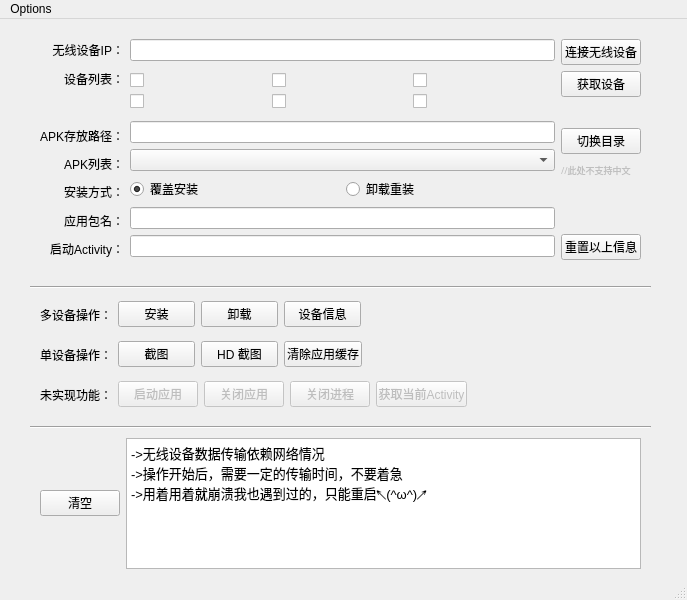
<?xml version="1.0" encoding="UTF-8"?>
<ui version="4.0">
 <class>ANTool</class>
 <widget class="QMainWindow" name="ANTool">
  <property name="geometry">
   <rect>
    <x>0</x>
    <y>0</y>
    <width>687</width>
    <height>600</height>
   </rect>
  </property>
  <property name="windowTitle">
   <string>ANTool</string>
  </property>
  <property name="windowIcon">
   <iconset>
    <normaloff>../../../../../../../../Desktop/logo.ico</normaloff>../../../../../../../../Desktop/logo.ico</iconset>
  </property>
  <widget class="QWidget" name="centralwidget">
   <widget class="QWidget" name="horizontalLayoutWidget">
    <property name="geometry">
     <rect>
      <x>40</x>
      <y>20</y>
      <width>601</width>
      <height>221</height>
     </rect>
    </property>
    <layout class="QHBoxLayout" name="horizontalLayout">
     <item>
      <layout class="QVBoxLayout" name="verticalLayout">
       <item>
        <widget class="QLabel" name="label">
         <property name="layoutDirection">
          <enum>Qt::RightToLeft</enum>
         </property>
         <property name="lineWidth">
          <number>-1</number>
         </property>
         <property name="text">
          <string>无线设备IP：</string>
         </property>
         <property name="alignment">
          <set>Qt::AlignRight|Qt::AlignTrailing|Qt::AlignVCenter</set>
         </property>
        </widget>
       </item>
       <item>
        <widget class="QLabel" name="label_2">
         <property name="layoutDirection">
          <enum>Qt::RightToLeft</enum>
         </property>
         <property name="lineWidth">
          <number>-1</number>
         </property>
         <property name="text">
          <string>设备列表：</string>
         </property>
         <property name="alignment">
          <set>Qt::AlignRight|Qt::AlignTrailing|Qt::AlignVCenter</set>
         </property>
        </widget>
       </item>
       <item>
        <widget class="QLabel" name="label_3">
         <property name="layoutDirection">
          <enum>Qt::RightToLeft</enum>
         </property>
         <property name="lineWidth">
          <number>-1</number>
         </property>
         <property name="text">
          <string/>
         </property>
         <property name="alignment">
          <set>Qt::AlignRight|Qt::AlignTrailing|Qt::AlignVCenter</set>
         </property>
        </widget>
       </item>
       <item>
        <widget class="QLabel" name="label_10">
         <property name="enabled">
          <bool>true</bool>
         </property>
         <property name="minimumSize">
          <size>
           <width>0</width>
           <height>22</height>
          </size>
         </property>
         <property name="layoutDirection">
          <enum>Qt::RightToLeft</enum>
         </property>
         <property name="lineWidth">
          <number>-1</number>
         </property>
         <property name="text">
          <string>APK存放路径：</string>
         </property>
         <property name="alignment">
          <set>Qt::AlignRight|Qt::AlignTrailing|Qt::AlignVCenter</set>
         </property>
         <property name="margin">
          <number>0</number>
         </property>
         <property name="indent">
          <number>-1</number>
         </property>
        </widget>
       </item>
       <item>
        <widget class="QLabel" name="label_11">
         <property name="layoutDirection">
          <enum>Qt::RightToLeft</enum>
         </property>
         <property name="lineWidth">
          <number>-1</number>
         </property>
         <property name="text">
          <string>APK列表：</string>
         </property>
         <property name="alignment">
          <set>Qt::AlignRight|Qt::AlignTrailing|Qt::AlignVCenter</set>
         </property>
        </widget>
       </item>
       <item>
        <widget class="QLabel" name="label_4">
         <property name="layoutDirection">
          <enum>Qt::RightToLeft</enum>
         </property>
         <property name="lineWidth">
          <number>-1</number>
         </property>
         <property name="text">
          <string>安装方式：</string>
         </property>
         <property name="alignment">
          <set>Qt::AlignRight|Qt::AlignTrailing|Qt::AlignVCenter</set>
         </property>
        </widget>
       </item>
       <item>
        <widget class="QLabel" name="label_5">
         <property name="layoutDirection">
          <enum>Qt::RightToLeft</enum>
         </property>
         <property name="lineWidth">
          <number>-1</number>
         </property>
         <property name="text">
          <string>应用包名：</string>
         </property>
         <property name="alignment">
          <set>Qt::AlignRight|Qt::AlignTrailing|Qt::AlignVCenter</set>
         </property>
        </widget>
       </item>
       <item>
        <widget class="QLabel" name="label_6">
         <property name="layoutDirection">
          <enum>Qt::RightToLeft</enum>
         </property>
         <property name="lineWidth">
          <number>-1</number>
         </property>
         <property name="text">
          <string>启动Activity：</string>
         </property>
         <property name="alignment">
          <set>Qt::AlignRight|Qt::AlignTrailing|Qt::AlignVCenter</set>
         </property>
        </widget>
       </item>
      </layout>
     </item>
     <item>
      <layout class="QVBoxLayout" name="verticalLayout_2">
       <item>
        <layout class="QHBoxLayout" name="horizontalLayout_6">
         <item>
          <widget class="QLineEdit" name="connectip"/>
         </item>
        </layout>
       </item>
       <item>
        <layout class="QGridLayout" name="gridLayout" rowstretch="0,0">
         <property name="topMargin">
          <number>6</number>
         </property>
         <property name="bottomMargin">
          <number>6</number>
         </property>
         <property name="horizontalSpacing">
          <number>0</number>
         </property>
         <item row="0" column="1">
          <widget class="QCheckBox" name="device_2">
           <property name="text">
            <string/>
           </property>
          </widget>
         </item>
         <item row="0" column="0">
          <widget class="QCheckBox" name="device_1">
           <property name="text">
            <string/>
           </property>
          </widget>
         </item>
         <item row="1" column="1">
          <widget class="QCheckBox" name="device_5">
           <property name="text">
            <string/>
           </property>
          </widget>
         </item>
         <item row="1" column="0">
          <widget class="QCheckBox" name="device_4">
           <property name="text">
            <string/>
           </property>
          </widget>
         </item>
         <item row="0" column="2">
          <widget class="QCheckBox" name="device_3">
           <property name="text">
            <string/>
           </property>
          </widget>
         </item>
         <item row="1" column="2">
          <widget class="QCheckBox" name="device_6">
           <property name="text">
            <string/>
           </property>
          </widget>
         </item>
        </layout>
       </item>
       <item>
        <layout class="QVBoxLayout" name="verticalLayout_3">
         <item>
          <layout class="QHBoxLayout" name="horizontalLayout_3">
           <item>
            <widget class="QLineEdit" name="apkpath"/>
           </item>
          </layout>
         </item>
         <item>
          <widget class="QComboBox" name="apklist"/>
         </item>
        </layout>
       </item>
       <item>
        <layout class="QHBoxLayout" name="horizontalLayout_2">
         <item>
          <widget class="QRadioButton" name="overinstall">
           <property name="text">
            <string>覆盖安装</string>
           </property>
           <property name="checked">
            <bool>true</bool>
           </property>
          </widget>
         </item>
         <item>
          <widget class="QRadioButton" name="reinstall">
           <property name="text">
            <string>卸载重装</string>
           </property>
          </widget>
         </item>
        </layout>
       </item>
       <item>
        <widget class="QLineEdit" name="packagename"/>
       </item>
       <item>
        <widget class="QLineEdit" name="startactivity"/>
       </item>
      </layout>
     </item>
     <item>
      <layout class="QVBoxLayout" name="verticalLayout_4">
       <item>
        <widget class="QPushButton" name="btn_connect">
         <property name="autoFillBackground">
          <bool>false</bool>
         </property>
         <property name="text">
          <string>连接无线设备</string>
         </property>
        </widget>
       </item>
       <item>
        <widget class="QPushButton" name="btn_getdevices">
         <property name="minimumSize">
          <size>
           <width>80</width>
           <height>23</height>
          </size>
         </property>
         <property name="baseSize">
          <size>
           <width>80</width>
           <height>23</height>
          </size>
         </property>
         <property name="text">
          <string>获取设备</string>
         </property>
        </widget>
       </item>
       <item>
        <widget class="QLabel" name="label_12">
         <property name="layoutDirection">
          <enum>Qt::RightToLeft</enum>
         </property>
         <property name="lineWidth">
          <number>-1</number>
         </property>
         <property name="text">
          <string/>
         </property>
         <property name="alignment">
          <set>Qt::AlignRight|Qt::AlignTrailing|Qt::AlignVCenter</set>
         </property>
        </widget>
       </item>
       <item>
        <widget class="QPushButton" name="changepath">
         <property name="text">
          <string>切换目录</string>
         </property>
        </widget>
       </item>
       <item>
        <widget class="QLabel" name="label_13">
         <property name="enabled">
          <bool>false</bool>
         </property>
         <property name="font">
          <font>
           <family>Agency FB</family>
           <pointsize>7</pointsize>
          </font>
         </property>
         <property name="layoutDirection">
          <enum>Qt::RightToLeft</enum>
         </property>
         <property name="lineWidth">
          <number>-1</number>
         </property>
         <property name="text">
          <string>//此处不支持中文</string>
         </property>
         <property name="alignment">
          <set>Qt::AlignLeading|Qt::AlignLeft|Qt::AlignVCenter</set>
         </property>
        </widget>
       </item>
       <item>
        <widget class="QLabel" name="label_15">
         <property name="layoutDirection">
          <enum>Qt::RightToLeft</enum>
         </property>
         <property name="lineWidth">
          <number>-1</number>
         </property>
         <property name="text">
          <string/>
         </property>
         <property name="alignment">
          <set>Qt::AlignRight|Qt::AlignTrailing|Qt::AlignVCenter</set>
         </property>
        </widget>
       </item>
       <item>
        <widget class="QLabel" name="label_16">
         <property name="layoutDirection">
          <enum>Qt::RightToLeft</enum>
         </property>
         <property name="lineWidth">
          <number>-1</number>
         </property>
         <property name="text">
          <string/>
         </property>
         <property name="alignment">
          <set>Qt::AlignRight|Qt::AlignTrailing|Qt::AlignVCenter</set>
         </property>
        </widget>
       </item>
       <item>
        <widget class="QPushButton" name="btn_reset">
         <property name="text">
          <string>重置以上信息</string>
         </property>
        </widget>
       </item>
      </layout>
     </item>
    </layout>
   </widget>
   <widget class="Line" name="line">
    <property name="geometry">
     <rect>
      <x>30</x>
      <y>260</y>
      <width>621</width>
      <height>16</height>
     </rect>
    </property>
    <property name="orientation">
     <enum>Qt::Horizontal</enum>
    </property>
   </widget>
   <widget class="Line" name="line_2">
    <property name="geometry">
     <rect>
      <x>30</x>
      <y>400</y>
      <width>621</width>
      <height>16</height>
     </rect>
    </property>
    <property name="orientation">
     <enum>Qt::Horizontal</enum>
    </property>
   </widget>
   <widget class="QWidget" name="horizontalLayoutWidget_4">
    <property name="geometry">
     <rect>
      <x>40</x>
      <y>419</y>
      <width>601</width>
      <height>131</height>
     </rect>
    </property>
    <layout class="QHBoxLayout" name="horizontalLayout_4">
     <item>
      <widget class="QPushButton" name="btn_resultclean">
       <property name="text">
        <string>清空</string>
       </property>
      </widget>
     </item>
     <item>
      <widget class="QTextEdit" name="text_result">
       <property name="html">
        <string>&lt;!DOCTYPE HTML PUBLIC &quot;-//W3C//DTD HTML 4.0//EN&quot; &quot;http://www.w3.org/TR/REC-html40/strict.dtd&quot;&gt;
&lt;html&gt;&lt;head&gt;&lt;meta name=&quot;qrichtext&quot; content=&quot;1&quot; /&gt;&lt;style type=&quot;text/css&quot;&gt;
p, li { white-space: pre-wrap; }
&lt;/style&gt;&lt;/head&gt;&lt;body style=&quot; font-family:'SimSun'; font-size:9pt; font-weight:400; font-style:normal;&quot;&gt;
&lt;p style=&quot; margin-top:0px; margin-bottom:0px; margin-left:0px; margin-right:0px; -qt-block-indent:0; text-indent:0px;&quot;&gt;&lt;span style=&quot; font-size:10pt;&quot;&gt;-&amp;gt;无线设备数据传输依赖网络情况&lt;/span&gt;&lt;/p&gt;
&lt;p style=&quot; margin-top:0px; margin-bottom:0px; margin-left:0px; margin-right:0px; -qt-block-indent:0; text-indent:0px;&quot;&gt;&lt;span style=&quot; font-size:10pt;&quot;&gt;-&amp;gt;操作开始后，需要一定的传输时间，不要着急&lt;/span&gt;&lt;/p&gt;
&lt;p style=&quot; margin-top:0px; margin-bottom:0px; margin-left:0px; margin-right:0px; -qt-block-indent:0; text-indent:0px;&quot;&gt;&lt;span style=&quot; font-size:10pt;&quot;&gt;-&amp;gt;用着用着就崩溃我也遇到过的，只能重启↖(^ω^)↗&lt;/span&gt;&lt;/p&gt;&lt;/body&gt;&lt;/html&gt;</string>
       </property>
      </widget>
     </item>
    </layout>
   </widget>
   <widget class="QWidget" name="horizontalLayoutWidget_5">
    <property name="geometry">
     <rect>
      <x>40</x>
      <y>280</y>
      <width>321</width>
      <height>31</height>
     </rect>
    </property>
    <layout class="QHBoxLayout" name="horizontalLayout_5">
     <item>
      <widget class="QLabel" name="label_7">
       <property name="enabled">
        <bool>true</bool>
       </property>
       <property name="layoutDirection">
        <enum>Qt::LeftToRight</enum>
       </property>
       <property name="text">
        <string>多设备操作：</string>
       </property>
       <property name="alignment">
        <set>Qt::AlignRight|Qt::AlignTrailing|Qt::AlignVCenter</set>
       </property>
      </widget>
     </item>
     <item>
      <widget class="QPushButton" name="btn_install">
       <property name="text">
        <string>安装</string>
       </property>
      </widget>
     </item>
     <item>
      <widget class="QPushButton" name="btn_unitstall">
       <property name="text">
        <string>卸载</string>
       </property>
      </widget>
     </item>
     <item>
      <widget class="QPushButton" name="btn_deviceinfo">
       <property name="text">
        <string>设备信息</string>
       </property>
      </widget>
     </item>
    </layout>
   </widget>
   <widget class="QWidget" name="horizontalLayoutWidget_6">
    <property name="geometry">
     <rect>
      <x>40</x>
      <y>320</y>
      <width>322</width>
      <height>31</height>
     </rect>
    </property>
    <layout class="QHBoxLayout" name="horizontalLayout_8">
     <item>
      <widget class="QLabel" name="label_8">
       <property name="layoutDirection">
        <enum>Qt::LeftToRight</enum>
       </property>
       <property name="text">
        <string>单设备操作：</string>
       </property>
       <property name="alignment">
        <set>Qt::AlignRight|Qt::AlignTrailing|Qt::AlignVCenter</set>
       </property>
      </widget>
     </item>
     <item>
      <widget class="QPushButton" name="btn_screencut">
       <property name="text">
        <string>截图</string>
       </property>
      </widget>
     </item>
     <item>
      <widget class="QPushButton" name="btn_screencut_HD">
       <property name="text">
        <string>HD 截图</string>
       </property>
      </widget>
     </item>
     <item>
      <widget class="QPushButton" name="btn_clearcache">
       <property name="text">
        <string>清除应用缓存</string>
       </property>
      </widget>
     </item>
    </layout>
   </widget>
   <widget class="QWidget" name="horizontalLayoutWidget_7">
    <property name="geometry">
     <rect>
      <x>40</x>
      <y>360</y>
      <width>427</width>
      <height>31</height>
     </rect>
    </property>
    <layout class="QHBoxLayout" name="horizontalLayout_9">
     <item>
      <widget class="QLabel" name="label_9">
       <property name="layoutDirection">
        <enum>Qt::LeftToRight</enum>
       </property>
       <property name="text">
        <string>未实现功能：</string>
       </property>
       <property name="alignment">
        <set>Qt::AlignRight|Qt::AlignTrailing|Qt::AlignVCenter</set>
       </property>
      </widget>
     </item>
     <item>
      <widget class="QPushButton" name="btn_startapp">
       <property name="enabled">
        <bool>false</bool>
       </property>
       <property name="text">
        <string>启动应用</string>
       </property>
      </widget>
     </item>
     <item>
      <widget class="QPushButton" name="btn_closeapp">
       <property name="enabled">
        <bool>false</bool>
       </property>
       <property name="text">
        <string>关闭应用</string>
       </property>
      </widget>
     </item>
     <item>
      <widget class="QPushButton" name="btn_closeapppid">
       <property name="enabled">
        <bool>false</bool>
       </property>
       <property name="text">
        <string>关闭进程</string>
       </property>
      </widget>
     </item>
     <item>
      <widget class="QPushButton" name="btn_getcuractivity">
       <property name="enabled">
        <bool>false</bool>
       </property>
       <property name="text">
        <string>获取当前Activity</string>
       </property>
      </widget>
     </item>
    </layout>
   </widget>
  </widget>
  <widget class="QStatusBar" name="statusbar"/>
  <widget class="QMenuBar" name="menuBar">
   <property name="geometry">
    <rect>
     <x>0</x>
     <y>0</y>
     <width>687</width>
     <height>23</height>
    </rect>
   </property>
   <widget class="QMenu" name="menuOptions">
    <property name="title">
     <string>Options</string>
    </property>
    <addaction name="actionSettings"/>
    <addaction name="separator"/>
    <addaction name="actionAbouts"/>
   </widget>
   <addaction name="menuOptions"/>
  </widget>
  <action name="actionSettings">
   <property name="text">
    <string>Settings</string>
   </property>
  </action>
  <action name="actionAbout">
   <property name="text">
    <string>About</string>
   </property>
  </action>
  <action name="actionAbouts">
   <property name="text">
    <string>Abouts</string>
   </property>
  </action>
 </widget>
 <tabstops>
  <tabstop>connectip</tabstop>
  <tabstop>device_1</tabstop>
  <tabstop>device_2</tabstop>
  <tabstop>device_3</tabstop>
  <tabstop>device_4</tabstop>
  <tabstop>device_5</tabstop>
  <tabstop>apkpath</tabstop>
  <tabstop>apklist</tabstop>
  <tabstop>overinstall</tabstop>
  <tabstop>reinstall</tabstop>
  <tabstop>packagename</tabstop>
  <tabstop>startactivity</tabstop>
  <tabstop>btn_install</tabstop>
  <tabstop>btn_unitstall</tabstop>
  <tabstop>btn_deviceinfo</tabstop>
  <tabstop>btn_screencut</tabstop>
  <tabstop>btn_clearcache</tabstop>
  <tabstop>btn_startapp</tabstop>
  <tabstop>btn_closeapp</tabstop>
  <tabstop>btn_closeapppid</tabstop>
  <tabstop>btn_getcuractivity</tabstop>
  <tabstop>btn_resultclean</tabstop>
  <tabstop>text_result</tabstop>
 </tabstops>
 <resources/>
 <connections/>
</ui>
